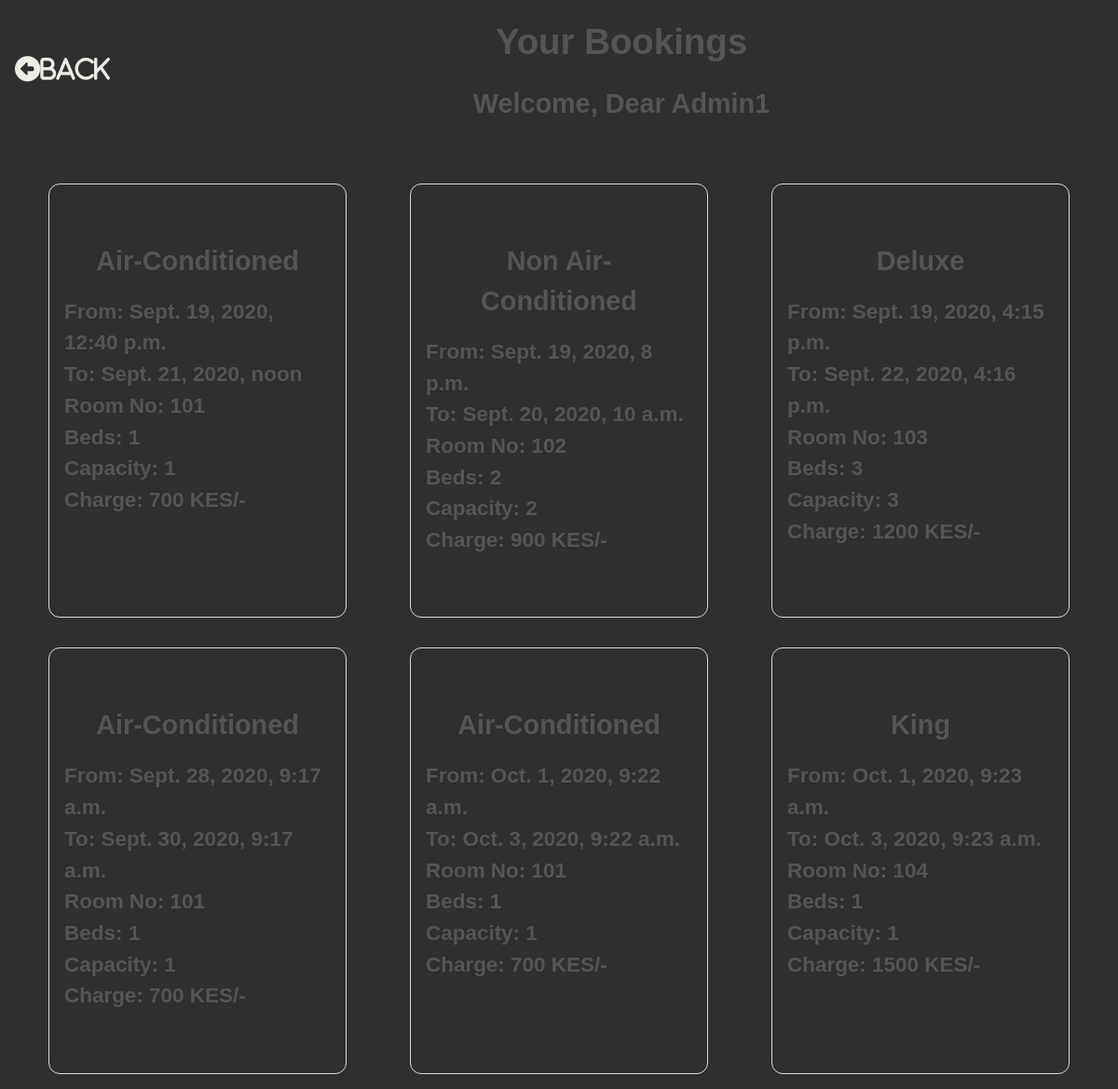
Before: /booking_list/ (signed in) with the older database file.
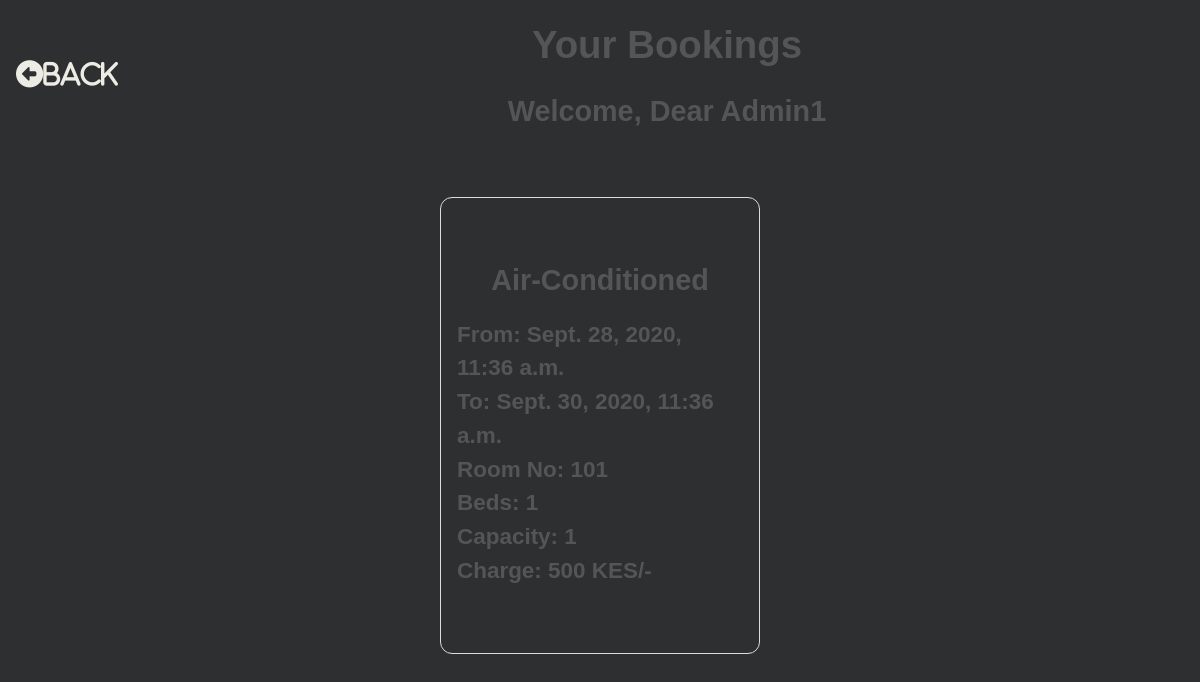
After: the same page with the newer database file.
### hotel/models.py (models this page shows, shortened)
class Booking(models.Model):
    user = models.ForeignKey(settings.AUTH_USER_MODEL, on_delete=models.CASCADE)
    room = models.ForeignKey(Room, on_delete=models.CASCADE)
    check_in = models.DateTimeField()
    check_out = models.DateTimeField()
    def get_room_category(self):
        room_categories = dict(self.room.ROOM_CATEGORIES)
        room_category = room_categories.get(self.room.category)
        return room_category
    def get_cancel_booking_url(self):
        return reverse_lazy('CancelBookingView', args={self.pk, })

class Room(models.Model):
    ROOM_CATEGORIES=(
        ('AC', 'Air-Conditioned'),
        ('NAC', 'Non Air-Conditioned'),
        ('DEL', 'Deluxe'),
        ('KIN', 'King'),
        ('QUE', 'Queen'),
    )
    number = models.IntegerField()
    category = models.CharField(max_length=3, choices=ROOM_CATEGORIES)
    beds = models.IntegerField()
    capacity = models.IntegerField()
    room_charge = models.IntegerField()

### hotel/views.py (the view)
# urls.py: path('booking_list/', views.BookingListView.as_view(), name='BookingListView'),
class BookingListView(ListView):
    model = Booking
    template_name="booking_list_view.html"
    def get_queryset(self, *args, **kwargs):
        if self.request.user.is_staff:
            booking_list = Booking.objects.all()
            return booking_list
        else:
            booking_list = Booking.objects.filter(user=self.request.user)
            return booking_list

### hotel/templates/booking_list_view.html (shortened to what this page needs)
{% load static %}
<!DOCTYPE html>
<html lang="en">
    <head>
		<link rel="stylesheet" href="{% static 'hotel/css/booking_list_view.css' %}">
    </head>
    <body>
        <div class="content">
            <div class="header">
                <div class="headings">
                    <h1>Your Bookings</h1>
                    <h2>Welcome, Dear {{ user }}</h2>
                </div>
                <div class="home">
                    <div class="home">
                        <a href="{% url 'RoomListView' %}"><i class="fas fa-arrow-alt-circle-left">Back</i></a>
                    </div>
                </div>
            </div>
            <div class="bookings">
                {% for booking in booking_list %}
                <div class="booking">
                    <div class="category">
                        <h2 style="text-align: center;">{{ booking.get_room_category }} </h2>
                    </div>
                    <div class="from">
                        <h3>From: {{ booking.check_in }} </h3>
                    </div>
                    <div class="to">
                        <h3>To: {{ booking.check_out }} </h3>
                    </div>
                    <div class="from">
                        <h3>Room No: {{ booking.room.number }} </h3>
                    </div>
                    <div class="from">
                        <h3>Beds: {{ booking.room.beds }} </h3>
                    </div>
                    <div class="from">
                        <h3>Capacity: {{ booking.room.capacity }} </h3>
                    </div>
                    <div class="from">
                        <h3>Charge: {{ booking.room.room_charge }} KES/-</h3>
                    </div>
                    <div class="cancel">
                        <a href="{{ booking.get_cancel_booking_url }}" class="invisible"><i class="far fa-2x fa-times-circle">Cancel Booking</i></a>
                    </div>
                </div>
                {% endfor %}
            </div>
        </div>
    </body>
</html>

Changed rows visible on the page:
removed Booking: get_room_category "Non Air-Conditioned", check_in "Sept. 19, 2020, 8 p.m.", check_out "Sept. 20, 2020, 10 a.m.", room.number "102", room.beds "2", room.capacity "2", room.room_charge "900"
removed Booking: get_room_category "Deluxe", check_in "Sept. 19, 2020, 4:15 p.m.", check_out "Sept. 22, 2020, 4:16 p.m.", room.number "103", room.beds "3", room.capacity "3", room.room_charge "1200"
removed Booking: get_room_category "Air-Conditioned", check_in "Sept. 28, 2020, 9:17 a.m.", check_out "Sept. 30, 2020, 9:17 a.m.", room.number "101", room.beds "1", room.capacity "1", room.room_charge "700"
removed Booking: get_room_category "Air-Conditioned", check_in "Oct. 1, 2020, 9:22 a.m.", check_out "Oct. 3, 2020, 9:22 a.m.", room.number "101", room.beds "1", room.capacity "1", room.room_charge "700"
removed Booking: get_room_category "King", check_in "Oct. 1, 2020, 9:23 a.m.", check_out "Oct. 3, 2020, 9:23 a.m.", room.number "104", room.beds "1", room.capacity "1", room.room_charge "1500"
changed Booking "Air-Conditioned": check_in "Sept. 19, 2020, 12:40 p.m." → "Sept. 28, 2020, 11:36 a.m."; check_out "Sept. 21, 2020, noon" → "Sept. 30, 2020, 11:36 a.m."; room.room_charge "700" → "500"
